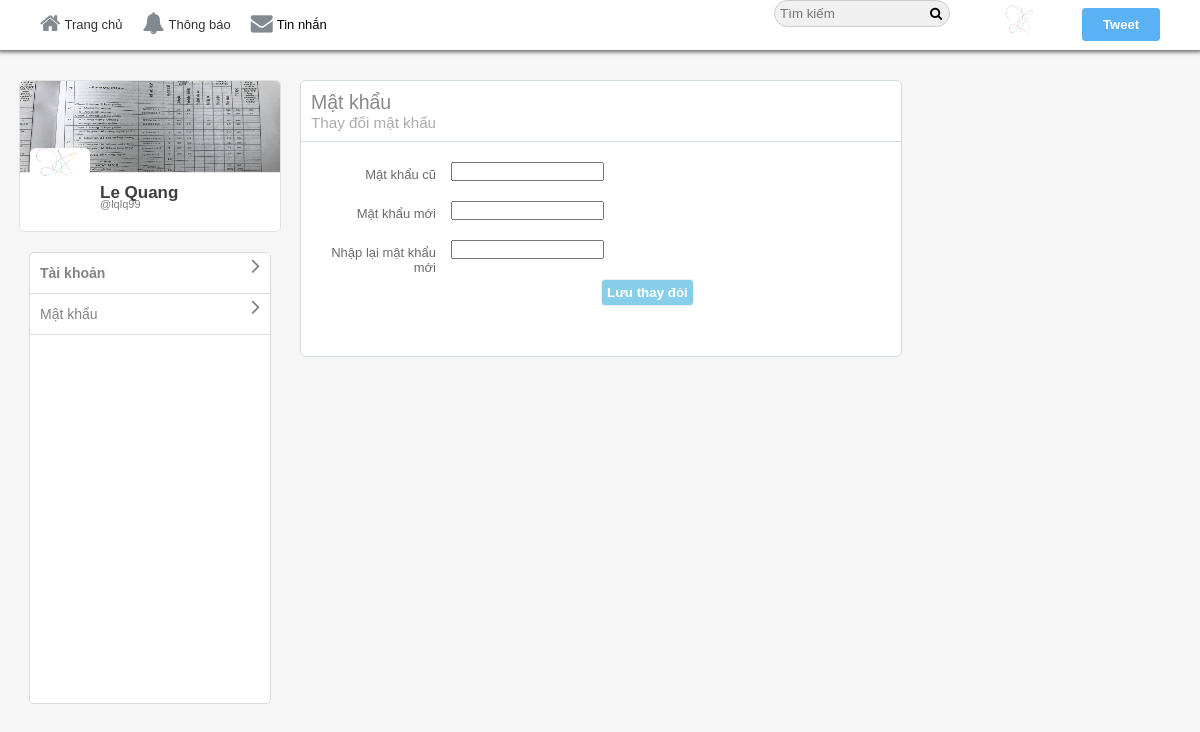
/password.php (signed in), run on the app's committed database.
### tables this page shows
CREATE TABLE `users` (
  `user_id` int(11) NOT NULL,
  `username` varchar(40) NOT NULL,
  `email` varchar(255) NOT NULL,
  `password` varchar(32) NOT NULL,
  `screenName` varchar(40) NOT NULL,
  `profileImage` varchar(255) NOT NULL,
  `profileCover` varchar(255) NOT NULL,
  `following` int(11) NOT NULL,
  `followers` int(11) NOT NULL,
  `bio` varchar(140) NOT NULL,
  `country` varchar(255) NOT NULL,
  `website` varchar(255) NOT NULL
);

### core/init.php (called while the page is built, shortened)
<?php
	include 'database/connection.php';
	include 'classes/user.php';
  	global $pdo;
  	$getFromU = new User($pdo);
 ?>

### core/classes/user.php (called while the page is built, shortened)
	<?php
class User{
	protected $pdo;
 	public function __construct($pdo){
	    $this->pdo = $pdo;
	}
	public function userData($user_id){
		$stmt = $this->pdo->prepare('SELECT * FROM `users` WHERE `user_id` = :user_id');
		$stmt->bindParam(':user_id', $user_id, PDO::PARAM_INT);
		$stmt->execute();
		return $stmt->fetch(PDO::FETCH_OBJ);
	}
	public function loggedIn(){
		return (isset($_SESSION['user_id'])) ? true : false;
	}
}
?>

### password.php (the view, shortened to what this page needs)
<?php
	include 'core/init.php';
	$user_id = $_SESSION['user_id'];
	$user    = $getFromU->userData($user_id);
	$notify  = $getFromM->getNotificationCount($user_id);
?>
<html>
	<head>
		<link rel="stylesheet" href="https://cdnjs.cloudflare.com/ajax/libs/font-awesome/4.6.3/css/font-awesome.css"/>
		<link rel="stylesheet" href="<?php echo BASE_URL;?>assets/css/style-complete.css"/>
    	</head>
<body>
<div class="wrapper">
<div class="header-wrapper">
	<div class="nav-container">
	  <div class="nav">
		<div class="nav-left">
			<ul>
				<li><a href="<?php echo BASE_URL;?>"><i class="fa fa-home" aria-hidden="true"></i>Trang chủ</a></li>
				<?php if($getFromU->loggedIn()=== true){?>
					<li><a href="<?php echo BASE_URL;?>i/notifications"><i class="fa fa-bell" aria-hidden="true"></i>Thông báo<span id="notificaiton"><?php if($notify->totalN > 0){echo '<span class="span-i">'.$notify->totalN.'</span>';}?></span></a></li>
					<li id="messagePopup"><i class="fa fa-envelope" aria-hidden="true"></i>Tin nhắn<span id="messages"><?php if($notify->totalM > 0){echo '<span class="span-i">'.$notify->totalM.'</span>';}?></span></li>
				<?php }?>
			</ul>
		</div>
		<div class="nav-right">
			<ul>
				<li><input type="text" placeholder="Tìm kiếm" class="search"/><i class="fa fa-search" aria-hidden="true"></i>
				</li>
			<?php if($getFromU->loggedIn() === true){?>
				<li class="hover"><label class="drop-label" for="drop-wrap1"><img src="<?php echo BASE_URL.$user->profileImage;?>"/></label>
				</li>
				<li><label class="addTweetBtn" for="pop-up-tweet">Tweet</label></li>
				<?php } else{
							echo '<li><a href="'.BASE_URL.'/index.php">Đã có tài khoản? Đăng nhập!</a></li>';
						}
				?>
			</ul>
		</div>
	</div>
	</div>
</div>
<div class="container-wrap">
	<div class="lefter">
		<div class="inner-lefter">
			<div class="acc-info-wrap">
				<div class="acc-info-bg">
					<img src="<?php echo BASE_URL.$user->profileCover;?>"/>
				</div>
				<div class="acc-info-img">
					<img src="<?php echo BASE_URL.$user->profileImage;?>"/>
				</div>
				<div class="acc-info-name">
					<h3><?php echo $user->screenName;?></h3>
					<span><a href="#">@<?php echo $user->username;?></a></span>
				</div>
			</div>
			<div class="option-box">
				<ul>
					<li>
						<a href="<?php echo BASE_URL;?>settings/account" class="bold">
						<div>
							Tài khoản
							<span><i class="fa fa-angle-right" aria-hidden="true"></i></span>
						</div>
						</a>
					</li>
					<li>
						<a href="#">
						<div>
							Mật khẩu
							<span><i class="fa fa-angle-right" aria-hidden="true"></i></span>
						</div>
						</a>
					</li>
				</ul>
			</div>
		</div>
	</div>
	<div class="righter">
		<div class="inner-righter">
			<div class="acc">
				<div class="acc-heading">
					<h2>Mật khẩu</h2>
					<h3>Thay đổi mật khẩu</h3>
				</div>
				<form method="POST">
				<div class="acc-content">
					<div class="acc-wrap">
						<div class="acc-left">
							Mật khẩu cũ
						</div>
						<div class="acc-right">
							<input type="password" name="currentPwd"/>
						</div>
					</div>
					<div class="acc-wrap">
						<div class="acc-left">
							Mật khẩu mới
						</div>
						<div class="acc-right">
							<input type="password" name="newPassword" />
						</div>
					</div>
					<div class="acc-wrap">
						<div class="acc-left">
							Nhập lại mật khẩu mới
						</div>
						<div class="acc-right">
							<input type="password" name="rePassword"/>
						</div>
					</div>
					<div class="acc-wrap">
						<div class="acc-right">
							<input type="Submit" name="submit" value="Lưu thay đỏi"/>
						</div>
						<div class="settings-error">
  						</div>
					</div>
				 </form>
				</div>
			</div>
		</div>
	</div>
</div>
</body>
</html>

### assets/css/style-complete.css (style rules this page uses)
* { margin: 0px auto; padding: 0px; font-family: Helvetica; }
body { font-family: Helvetica; font-size: 13px; background: #f6f6f6; }
ul { list-style:none; }
.wrapper { width:100%; }
.header-wrapper { width:100%; background:white; position: fixed; top:0; z-index: 10000; }
.nav-container { width:95%; margin:0px auto; }
.nav { width:100%; height:50px; }
.nav ul li { line-height: 50px; float:left; margin-right: 0px; padding: 0px 10px; cursor:pointer; transition: all 200ms ease-in-out; }
.nav ul li a { color:#333; text-decoration:none; }
.nav-left { width:50%; float:left; }
.nav-right { width:50%; float:right; }
.nav-right ul { float:right; }
.nav .nav-left ul li i { margin-right: 4px; color: #828a92; font-size: 22px; position: relative; top: 2px; }
.drop-label { background: none !important; border: none !important; }
.nav-right { height: 50px; }
.nav .nav-right ul li img { width: 40px; margin-top: 5px; height:40px; }
.nav .nav-right ul li input[type="text"] { padding: 5px 20px 5px 5px; border: 1px solid #ccc; background: #f0f0f0; border-radius: 15px; }
.nav .nav-right ul li label { background: #5ab2f5; border: 1px solid #5ab2f5; padding: 8px 20px; border-radius: 4px; color: #fff; font-weight: 600; -webkit-user-select: none; -moz-user-select:none; user-select: none; cursor:pointer; }
.nav .nav-right ul li .fa { left: -20px; position: relative; }
label { cursor: pointer; }
.header-wrapper { box-shadow: 0px 0px 4px 2px #6c6565; }
.container-wrap { width: 100%; margin-top: 80px; }
.acc-heading { border-bottom: 1px solid #d4dbde; padding: 10px; }
.acc-heading h3 { color: #abacad; font-weight: normal; }
.acc-heading h2 { color: #898989; font-weight: normal; }
.settings-error { width: 100%; overflow: hidden; color: #919295; text-align: center; margin-top: 10px; padding: 10px 0px; }
.lefter { width: 25%; float: left; }
.righter { width: 69%; float: left; }
.inner-righter { width: 600px; background: #fff; border: 1px solid #d4dbde; border-radius: 6px; float: left; }
.acc-left { float: left; margin: 5px 15px; width: 20%; color: #6b6b6c; text-align: right; }
.acc-right { width: 100%; }
.acc-wrap { margin: 20px 0px; }
.acc-right input[type="submit"] { color: #fff; background: skyblue; border: 1px solid #ededed; padding: 5px; border-radius: 4px; font-weight: bold; cursor:pointer; }
.acc-info-wrap { width: 260px; background: #fff; height: 150px; border: 1px solid #e1e1e1; border-radius: 5px; overflow: hidden; cursor: pointer; }
.acc-info-bg { border-bottom: 1px solid #e9e7e7; }
.acc-info-bg img { width: 100%; height: 91px; }
.acc-info-img { position: relative; bottom: 25px; left: 10px; float: left; }
.acc-info-img img { width: 60px; border-radius: 6px; }
.acc-info-name { position: relative; left: 20px; top: 10px; }
.acc-info-name h3 { font-size: 17px; color: #3F3F3F; }
.acc-info-name span { font-weight: normal; font-size: 11px; margin: 0px; position: relative; top: -5px; color: #7e7e7e; }
.acc-info-name span a { text-decoration:none; color: #7e7e7e; }
.option-box { margin-top: 20px; background: #fff; width: 80%; height: 450px; border: 1px solid #dbdbdb; border-radius: 5px; }
.option-box ul { list-style: none; }
.option-box ul li { line-height: 40px; font-size: 14px; border-bottom: 1px solid #dbdbdb; }
.option-box ul li a { text-decoration: none; color: #838383; display: block; padding-left: 10px; }
.option-box ul li span { float: right; margin: 0px 10px; font-size: 24px; font-weight: bolder; }
.bold { font-weight: bolder; color: #3e3e3e; }

### data on the page
users: profileImage (picture), profileCover (picture), screenName "Le Quang", username "lqlq99"
